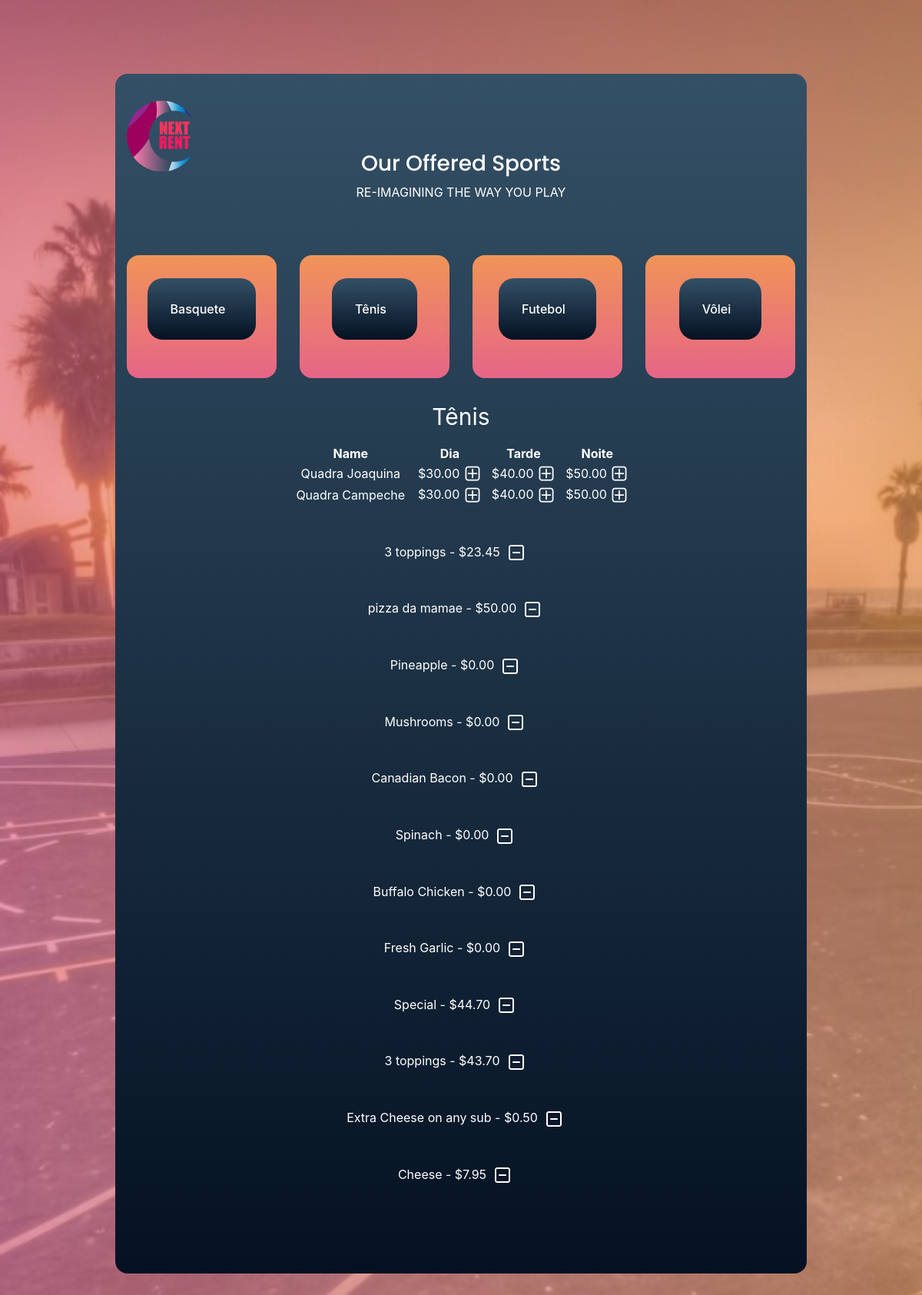
Screenshot of /menu/Tênis (signed in) with the database file from the repository.
### orders/models.py (models this page shows, shortened)
class Category(models.Model):
    name=models.CharField(max_length=64)
    def __str__(self):
        return f"{self.name}"

class Tênis(models.Model):
    name=models.CharField(max_length=64)
    dia=models.DecimalField(max_digits=4,decimal_places=2)
    tarde=models.DecimalField(max_digits=4,decimal_places=2)
    noite=models.DecimalField(max_digits=4,decimal_places=2)

class Order2(models.Model):
    user=models.ForeignKey(User,on_delete=models.CASCADE)
    number=models.IntegerField()
    category=models.CharField(max_length=64,null=True)
    name=models.CharField(max_length=64)
    price=models.DecimalField(max_digits=4,decimal_places=2)
    def __str__(self):
        return f"{self.name} - ${self.price} "

### orders/views.py (the view)
# urls.py: path("menu/<str:category>", views.menu, name="menu"),
def menu(request,category):
    menu,columns=findTable(category)
    order_number=User_order.objects.get(user=request.user,status='initiated').order_number
    context = {
        "user":request.user,
        "Checkout":Order2.objects.filter(user=request.user,number=order_number),
        "Checkout_category":Order2.objects.filter(user=request.user,number=order_number).values_list('category').distinct(),
        "Total":list(Order2.objects.filter(user=request.user,number=order_number).aggregate(Sum('price')).values())[0],
        "Category": Category.objects.all(),
        "Active_category":category,
        "Menu": menu,
        "Columns":columns,
        "Topping_price": 0.00,
        "Order_number":order_number
    }
    return render(request,"menu.html",context)

### orders/views.py (called while the page is built)
def findTable(category):
    if category == "Regular Pizza":
        menu=Regular_pizza.objects.all()
        columns=3
    elif category == "Sicilian Pizza":
        menu=Sicilian_pizza.objects.all()
        columns=3
    elif category == "Toppings":
        menu=Topping.objects.all()
        columns=1
    elif category == "Basquete":
        menu=Basquete.objects.all()
        columns=4
    elif category == "Tênis":
        menu=Tênis.objects.all()
        columns=4
    elif category == "Futebol":
        menu=Futebol.objects.all()
        columns=4
    elif category == "Vôlei":
        menu=Vôlei.objects.all()
        columns=4
    return menu,columns

### orders/templates/menu.html (shortened to what this page needs)
<!DOCTYPE html>
<html lang="zxx" class="no-js">
<head>
		{% load static %}
		<link rel="stylesheet" type="text/css" href="{% static 'styles.css' %}">
		<link rel="stylesheet" href="https://cdn.linearicons.com/free/1.0.0/icon-font.min.css">
		<link rel="stylesheet" type="text/css" href="https://cdn.jsdelivr.net/npm/owlcarousel@1.3.3/owl-carousel/owl.carousel.min.css">
		<link rel="stylesheet" type="text/css" href="https://cdnjs.cloudflare.com/ajax/libs/font-awesome/4.7.0/css/font-awesome.min.css">
		<link rel="stylesheet" type="text/css" href="{% static 'nice-select.css' %}">
		<link rel="stylesheet" type="text/css" href="https://cdn.jsdelivr.net/npm/magnific-popup@1.1.0/dist/magnific-popup.css">
		<link rel="stylesheet" href="https://stackpath.bootstrapcdn.com/bootstrap/4.3.1/css/bootstrap.min.css">
</head>
<body>
    <div class="main-wrapper-first">
        {% if Category %}
            <header>
                <div class="container">
                    <div class="header-wrap">
                        <div class="header-top d-flex justify-content-between align-items-center">
                            <div class="logo">
                                <a href="{% url 'index' %}"><img class="imagem" style="margin-top: 5px;" src="{% static 'logo.png' %}" alt=""></a>
                            </div>
                            <div class="main-menubar d-flex align-items-center">
                            </div>
                        </div>
                    </div>
                </div>
            </header>
        {% endif %}
        <section class="service-area" id="rent">
            <div class="container">
                <div class="row justify-content-center">
                    <div class="col-lg-8">
                        <div class="section-title text-center">
                            <h3 class="text-white">Our Offered Sports</h3>
                            <span class="text-white text-uppercase">Re-imagining the way you play</span>
                        </div>
                    </div>
                </div>
                <div class="row">
                    {% for category in Category %}
                        <div class="col-lg-3 col-sm-6">
                            <div class="single-service">
                                <div class="thumb" style="background-image: linear-gradient(0deg, #e66587 0%, #f09458 100%)!important;">
                                    <div class="d-flex justify-content-center align-items-center">
                                        <a href="{% url 'menu' category %}" style="line-height: 80px!important;" class="primary-btn hover d-inline-flex align-items-center"><span class="mr-10">{{ category }}</span></a>
                                    </div>
                                </div>
                            </div>
                        </div>
                    {% endfor %}
                </div>
            </div>
            <div style="margin-top: 1em!important; color: #fff!important;">
                <table class='table-small w-50 mx-auto text-center '>
                    <caption style='caption-side:top;color:white;font-size: 30px;text-align: center'>{{Active_category}}</caption>
                    {% if Columns == 4 %}
                        <thead class='thead-light'>
                            <tr >
                                <th>Name</th>
                                <th>Dia</th>
                                <th>Tarde</th>
                                <th>Noite</th>
                            </tr>
                        </thead>
                        <tbody>
                            {% for row in Menu %}
                                <tr>
                                    {% load static %}
                                    <td>{{row.name}}</td>
                                    {% if row.dia == None %}
                                        <td></td>
                                    {% else %}
                                        <td>${{row.dia}}&nbsp;<a href="{% url 'add' Active_category row.name row.dia %}"><img class='plus' src="{% static 'plus.png' %}"></a></td>
                                    {% endif %}
                                    {% if row.tarde == None %}
                                        <td></td>
                                    {% else %}
                                        <td>${{row.tarde}}&nbsp;<a href="{% url 'add' Active_category row.name row.tarde %}"><img class='plus' src="{% static 'plus.png' %}"></a></td>
                                    {% endif %}
                                    <td>${{row.noite}}&nbsp;<a href="{% url 'add' Active_category row.name row.noite %}"><img class='plus' src="{% static 'plus.png' %}"></a></td>
                                </tr>
                            {% endfor %}
                        </tbody>
                    {% endif %}
                </table>
            </div>
            <ul style="text-align: center; color: #fff">
                {% for check_cat in Checkout_category %}
                    {% for row in Checkout %}
                        {% if row.category == check_cat|cut:"("|cut:")"|cut:","|cut:"'"  %}
                            <br>
                            <br>
                            <li class='pr-3'>{{row}}&nbsp;<a href="{% url 'delete' row.category row.name row.price %}"><img class='plus rounded' src="{% static 'minus.png' %}"></a></li>
                        {% endif %}
                    {% endfor %}
                {% endfor %}
            </ul>
        </div>
        <br>
        <br>
        <br>
        <br>
        <br>
	</body>
</html>

### orders/static/styles.css (style rules this page uses)
body { color: #777777; font-family: "Poppins", sans-serif; font-size: 14px; font-weight: 300; line-height: 1.5em; position: relative; -webkit-font-smoothing: antialiased; -moz-osx-font-smoothing: grayscale; }
ol, ul { margin: 0; padding: 0; list-style: none; }
a { -webkit-transition: all 0.3s ease 0s; -moz-transition: all 0.3s ease 0s; -o-transition: all 0.3s ease 0s; transition: all 0.3s ease 0s; }
a, a:focus, a:hover { text-decoration: none; outline: 0; color: #777777; }
h1, h2, h3, h4, h5, h6 { font-family: "Poppins", sans-serif; color: #222222; line-height: 1.5em; margin-bottom: 0; margin-top: 0; font-weight: 500; }
h3, .h3 { font-size: 24px; }
td, th { border-radius: 0px; }
.mr-10 { margin-right: 10px; }
.text-white { color: #fff; }
h3 { font-size: 24px; }
h1, h2, h3, h4, h5, h6 { line-height: 1.5em; }
.header-wrap { position: relative; }
.header-top { padding: 30px 0; position: absolute; top: 0; left: 0; width: 100%; }
.main-menubar { position: relative; }
body { background-attachment: fixed; background-image: url("../static/body-bg.jpg"); background-position: top center; background-repeat: no-repeat; background-size: cover; position: relative; }
body:after { position: absolute; content: ""; left: 0; top: 0; width: 100%; height: 100%; position: fixed; background-image: -moz-linear-gradient(0deg, #e66587 0%, #f09458 100%); background-image: -webkit-linear-gradient(0deg, #e66587 0%, #f09458 100%); background-image: -ms-linear-gradient(0deg, #e66587 0%, #f09458 100%); opacity: 0.6; z-index: -1; }
.main-wrapper-first { width: 68.75%; margin: 0 auto; margin-top: 6rem; }
@media (min-width: 1200px) { .main-wrapper-first { width: 75%; } }
.p1-gradient-bg, .primary-btn:after, .banner-area, .single-feature .icon:after, .service-area, .story-area, .single-widget .icon:after { background-image: -moz-linear-gradient(to top, #041122 0%, #345066 100%); background-image: -webkit-linear-gradient(to top, #041122 0%, #345066 100%); background-image: linear-gradient(to top, #041122 0%, #345066 100%); border-radius: 1em; }
.section-title { padding-bottom: 30px; }
@media (min-width: 767px) { .primary-btn { margin-top: 15%; } }
@media (min-width: 767px) { .imagem { width:70%; } }
.primary-btn { margin-bottom: 25%; font-size: 1em; line-height: 40px; padding: 0 30px; border-radius: 20px; background: transparent; border: 1px solid #fff; color: #222222; display: inline-block; font-weight: 500; position: relative; -webkit-transition: all 0.3s ease 0s; -moz-transition: all 0.3s ease 0s; -o-transition: all 0.3s ease 0s; transition: all 0.3s ease 0s; cursor: pointer; }
.primary-btn span { color: #fff; position: relative; z-index: 2; }
.primary-btn:after { position: absolute; content: ""; width: 100%; height: 100%; top: 0; left: 0; border-radius: 20px; opacity: 0; -webkit-transition: all 0.3s ease 0s; -moz-transition: all 0.3s ease 0s; -o-transition: all 0.3s ease 0s; transition: all 0.3s ease 0s; z-index: 1; }
.primary-btn.hover { color: #fff; border: 1px solid transparent; }
.primary-btn.hover:after { opacity: 1; }
.service-area { padding: 100px 0; }
.single-service { margin-top: 40px; }
.single-service .thumb { height: 10rem; width: 100%; background-repeat: no-repeat !important; background-size: cover !important; background-position: center center !important; position: relative; border-radius: 1em; }

### rows the page displays
Category: name "Basquete"
Category: name "Tênis"
Category: name "Futebol"
Category: name "Vôlei"
Tênis: name "Quadra Joaquina", dia "30.00", tarde "40.00", noite "50.00"
Tênis: name "Quadra Campeche", dia "30.00", tarde "40.00", noite "50.00"
Order2: name+price "3 toppings - $23.45"
Order2: name+price "pizza da mamae - $50.00"
Order2: name+price "Pineapple - $0.00"
Order2: name+price "Mushrooms - $0.00"
Order2: name+price "Canadian Bacon - $0.00"
Order2: name+price "Spinach - $0.00"
Order2: name+price "Buffalo Chicken - $0.00"
Order2: name+price "Fresh Garlic - $0.00"
Order2: name+price "Special - $44.70"
Order2: name+price "3 toppings - $43.70"
Order2: name+price "Extra Cheese on any sub - $0.50"
Order2: name+price "Cheese - $7.95"
